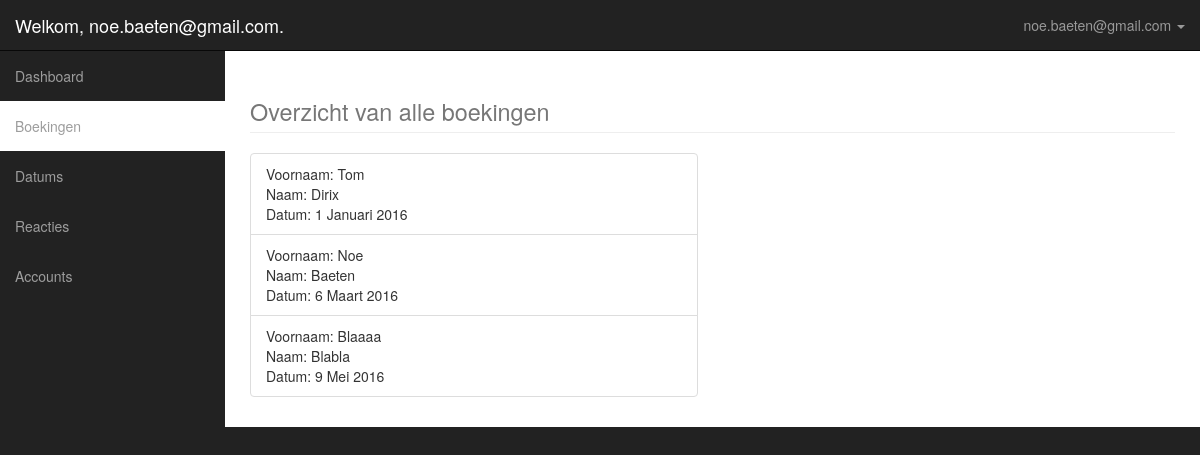
/adminboekingen.php (signed in), run on the app's committed database.
### tables this page shows
CREATE TABLE `tblboekingen` (
`boekingID` int(11) NOT NULL,
  `studentID` int(11) NOT NULL,
  `buddieID` int(11) NOT NULL,
  `datumID` int(11) NOT NULL,
  `boekingTijd` time NOT NULL,
  `boekingNaam` varchar(250) NOT NULL,
  `boekingVoornaam` varchar(250) NOT NULL,
  `boekingDag` varchar(250) NOT NULL,
  `boekingMaand` varchar(250) NOT NULL,
  `boekingJaar` varchar(250) NOT NULL
);

### classes/Boeking.class.php (called while the page is built, shortened)
<?php
	class Boeking
	{
		public function getAllBoekingen()
			{
				$conn = Db::getInstance();
				$allBoekings = $conn->query("SELECT * FROM tblboekingen");
				return $allBoekings;
			}
	}
?>

### adminboekingen.php (the view, shortened to what this page needs)
<?php
	include_once("classes/Boeking.class.php");
	$b = new Boeking();
	$allBoekings = $b->getAllBoekingen();
?>
<html>
<head>
    <link href="css/bootstrap.min.css" rel="stylesheet">
    <link href="css/sb-admin.css" rel="stylesheet">
</head>
<body>
	<div id="wrapper">
        <nav class="navbar navbar-inverse navbar-fixed-top" role="navigation">
            <div class="navbar-header">
                <a class="navbar-brand" href="index.html">Welkom, <?php echo $_SESSION["email"];?>.</a>
            </div>
            <ul class="nav navbar-right top-nav">
                <li class="dropdown">
                    <a href="#" class="dropdown-toggle" data-toggle="dropdown"><i class="fa fa-user"></i> <?php echo $_SESSION["email"] . " ";?> <b class="caret"></b></a>
                </li>
            </ul>
            <div class="collapse navbar-collapse navbar-ex1-collapse">
                <ul class="nav navbar-nav side-nav">
                    <li>
                        <a href="admindashboard.php"><i class="fa fa-fw fa-dashboard"></i> Dashboard</a>
                    </li>
                    <li class="selected">
                        <a href="adminboekingen.php"><i class="fa fa-fw fa-bar-chart-o"></i> Boekingen</a>
                    </li>
                    <li>
                        <a href="admindatums.php"><i class="fa fa-fw fa-edit"></i> Datums</a>
                    </li>
                    <li>
                        <a href="adminreacties.php"><i class="fa fa-fw fa-desktop"></i> Reacties</a>
                    </li>
                    <li>
                        <a href="adminaccounts.php"><i class="fa fa-fw fa-table"></i> Accounts</a>
                    </li>
                </ul>
            </div>
        </nav>
        <div id="page-wrapper">
            <div class="container-fluid">
                <div class="row">
                    <div class="col-lg-12">
                        <h1 class="page-header">
                            <small>Overzicht van alle boekingen</small>
                        </h1>
                    </div>
                </div>
                <div class="row">
                	<div class="col-sm-6">
                       	<ul class="list-group">
							<?php
								while($boeking = $allBoekings->fetch(PDO::FETCH_ASSOC))
								{
									echo "<li class='list-group-item'>Voornaam: " . $boeking["boekingVoornaam"] . "<br />";
									echo "Naam: " . $boeking["boekingNaam"] . "<br />";
									echo "Datum: " . $boeking["boekingDag"] . " " . $boeking["boekingMaand"] . " " . $boeking['boekingJaar'] . "<br />";
									echo "</li>";
								}
							?>
                        </ul>
                    </div>
                </div>
            </div>
        </div>
	</div>
</body>
</html>

### css/sb-admin.css (style rules this page uses)
body { margin-top: 100px; background-color: #222; }
@media (min-width:768px) { body { margin-top: 50px; } }
#wrapper { padding-left: 0; }
#page-wrapper { width: 100%; padding: 0; background-color: #fff; }
@media (min-width:768px) { #wrapper { padding-left: 225px; } }
@media (min-width:768px) { #page-wrapper { padding: 10px; } }
.top-nav { padding: 0 15px; }
.top-nav>li { display: inline-block; float: left; }
.top-nav>li>a { padding-top: 15px; padding-bottom: 15px; line-height: 20px; color: #999; }
@media (min-width:768px) { .side-nav { position: fixed; top: 51px; left: 225px; width: 225px; margin-left: -225px; border: none; border-radius: 0; overflow-y: auto; background-color: #222; bottom: 0; overflow-x: hidden; padding-bottom: 40px; } }
@media (min-width:768px) { .side-nav>li>a { width: 225px; } }
@media (min-width:768px) { .side-nav li.selected { background-color: #FFF !important; color: #000 !important; } }

### data on the page
tblboekingen: boekingVoornaam "Tom", boekingNaam "Dirix", boekingDag "1", boekingMaand "Januari", boekingJaar "2016"
tblboekingen: boekingVoornaam "Noe", boekingNaam "Baeten", boekingDag "6", boekingMaand "Maart", boekingJaar "2016"
tblboekingen: boekingVoornaam "Blaaaa", boekingNaam "Blabla", boekingDag "9", boekingMaand "Mei", boekingJaar "2016"

### other printed values
$_SESSION["email"] "noe.baeten@gmail.com"
